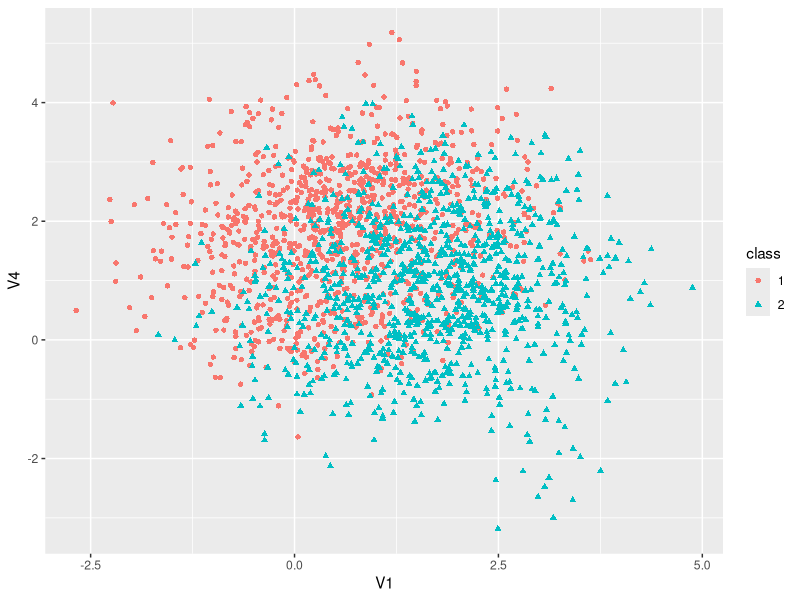
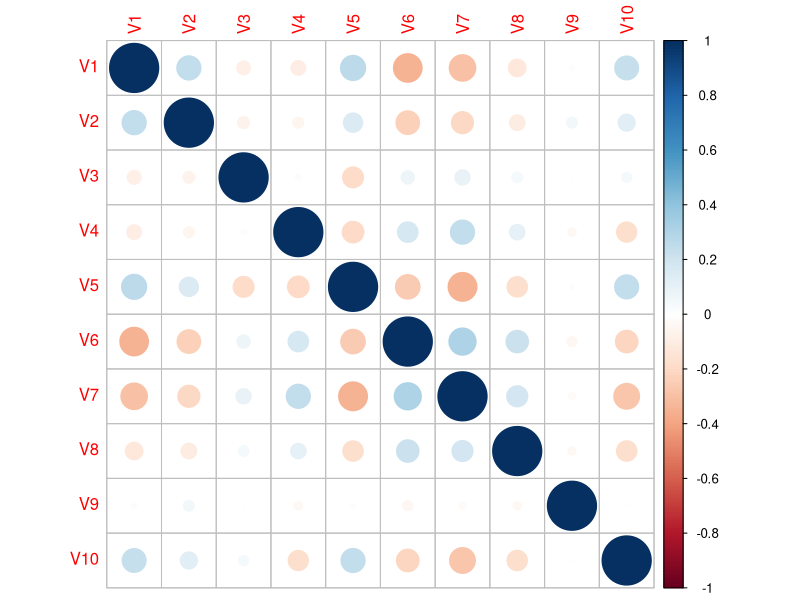

These figures' R source, in order:
################################################################################
# Load library
################################################################################
library(MASS) #mvrnorm
library(ggplot2) #plot
library(corrplot) #corrplot
library(caret)

set.seed(1)
################################################################################
# Simulate data
################################################################################
# D : number of input variables
# C : number of output classes
# N : number of observations
gen_data <- function(D, C, N){
  # Means and covariance
  n_mu <-  D*10 #number of means needs to be drawed
  sigma <- diag(D) #set covariance matrix as the I matrix
  sigma_scale <- 5 #the scale between the sigma of the class mean dist and the sigma of the obs dist
  
  dt <- data.frame() #store generated data
  cm <- list() #store class means
  for (c in 1:C){
    #randomly draw a mean vector for the class mean
    # mu <- rbinom (D, size = 1, prob = 0.5)
    mu <- runif(D, 0, 2)
    
    #randomly generate class means from a Gaussian distribution with the generated mean vector
    class_means <- mvrnorm(n = n_mu, mu = mu, Sigma = sigma)
    
    #store class_means in the cm list with a flexible name
    flex_name <- paste("class_means", c, sep = "") #create flexible name
    cm[[flex_name]] <- class_means
    
    # After getting class means, randomly pick them N (number of obs) with replacement
    sample_idx <- sample(1:n_mu, size = N, replace = T)
    sample_means <- class_means[sample_idx, ]
    
    # For N means, generate N observations
    obs <- t(apply(sample_means, 1,
                   function(x) mvrnorm(n = 1, mu = x, Sigma = sigma/sigma_scale)))
    
    # Put them in the data frame
    class <- c
    obs <- cbind(obs, class)
    obs <- as.data.frame(obs)
    dt <- rbind(dt, obs)
  }
  dt$class <- as.factor(dt$class)
  return (list(dt = dt, cm = cm))
}
# Define variables
D <- 15 #number of input variables
C <- 2 #number of output classes
N <- 1000 #number of observations

# Generate data
gen <- gen_data(D, C, N)
dt <- gen$dt
cm <- gen$cm

# Plot
ggplot(data = dt, mapping = aes(x = V1, y = V4, colour = class, shape = class)) +
  geom_point(size = 1.5)

# Correlation plots
correlations <- cor(dt[,1:10], dt[,1:10])
corrplot(correlations)

################################################################################
# Measure the Bayes error rate
################################################################################
# Function to compute the predicted prob and predicted class
pred <- function(dt, cm){
  dt <- as.matrix(dt)
  pred_prob <- vector() #store pred prob of the whole process
  pred_class <- vector() #store pred class of the whole process
  
  for (i in 1:nrow(dt)) {
    x <- as.numeric(dt[i, -ncol(dt)]) #get observation
    pred_prob_x <- 0 #for each obs, we have a corresponding predicted probability
    pred_class_x <- 0 #and predicted class
    
    #find probability w.r.t to each class
    prob_class <- vector() #to store prob of each class
    for (c in 1:length(cm)) { 
      x_prob_c <- 0 #P(x_i|y = c)
      class_means <- cm[[c]]
      
      #find class prob
      for (j in 1:nrow(class_means)) { 
        m <- class_means[j, ]
        x_prob_c <- x_prob_c + exp(-0.5 * t(x - m) %*% solve(diag(ncol(dt)-1)/5) %*% (x - m))
      }
      prob_class <- c(prob_class, x_prob_c) #add to prob vector
    }
    
    pred_class_x <- which.max(prob_class) #classify to the class with highest prob
    pred_prob_x <- max(prob_class) #store the predicted prob
    
    pred_prob <- c(pred_prob, pred_prob_x)
    pred_class <- c(pred_class, pred_class_x)
  }
  return (list(pred_prob = pred_prob, pred_class = pred_class))
}

pred <- pred(dt, cm)
dt$prob <- pred$pred_prob
dt$pred_class <- pred$pred_class
bayes_err <- mean(dt$pred_class != dt$class)
paste("Bayes error rate: ", bayes_err)

################################################################################
# Try to model with NN
################################################################################
# dt$class <- factor(dt$class, labels = make.names(unique(dt$class)))
# 
# # Split data
# in_training <- createDataPartition(dt$class, p = .75, list = FALSE)
# training <- dt[in_training,]
# testing  <- dt[-in_training,]
# 
# # Train control
# fit_control <- trainControl(method = "cv", number = 10,
#                             classProbs = T, savePredictions = T)
# 
# # Model of NN
# nn_grid <-  expand.grid(size = c(10, 20, 1))
# nn_fit <- train(class ~ ., 
#                 data = training,
#                 method = "mlp",
#                 tuneGrid = nn_grid,
#                 trControl = fit_control, tuneLength = 10)
# plot(nn_fit)

